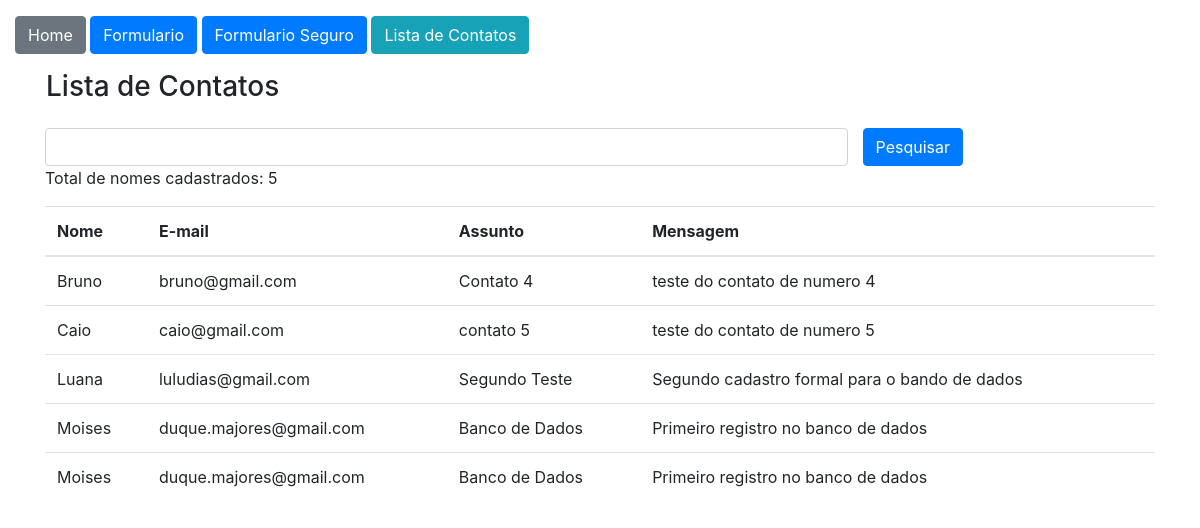
Page /contato/lista on the earlier database version.
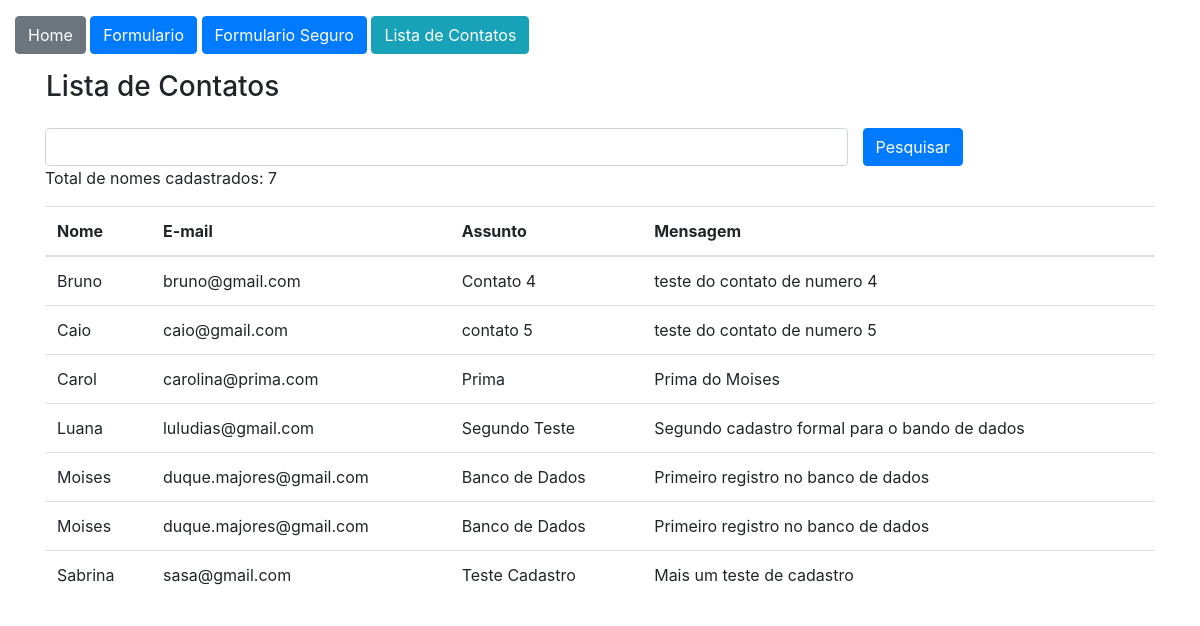
Same page on the later database version.
### app/models.py (models this page shows)
class Contato(db.Model):
    id = db.Column(db.Integer, primary_key=True)
    nome = db.Column(db.String, nullable=True)
    email = db.Column(db.String, nullable=True)
    assunto = db.Column(db.String, nullable=True)
    mensagem = db.Column(db.String, nullable=True)

### app/views.py (the view)
@app.route('/contato/lista')
def contatoLista():
    if request.method == 'GET':
        pesquisa = request.args.get('pesquisa', '')
    dados = Contato.query.order_by('nome')
    if pesquisa != '':
        dados = dados.filter_by(nome=pesquisa)
    context = {'dados':dados.all()}
    pessoas = Contato.query.all()
    quantidade = len(pessoas)
    for linha in dados:
        print(linha.nome)
    return render_template('contato_lista.html', context=context, pessoas=pessoas, quantidade=quantidade)

### app/templates/contato_lista.html
{% extends 'base.html' %}
{% block content %}
    {% include 'nav.html' %}
    <div class="container">
        <div class="row">
            <label for="pesquisa" class="m-3"><h3>Lista de Contatos</h3></label>
            <form method="get" class="row col-12">
                <div class="col-9">
                    <input type="text" name="pesquisa" id="pesquisa" class="form-control">
                </div>
                <div class="row col-3">
                    <button type="submit" class="btn btn-primary ">Pesquisar</button>
                </div>
            </form>
            <div class="col-12">
                <p>Total de nomes cadastrados: {{ quantidade }}</p>
            </div>
            <div class="col-12">
                <table class="table">
                    <thead>
                        <tr>
                            <th>Nome</th>
                            <th>E-mail</th>
                            <th>Assunto</th>
                            <th>Mensagem</th>
                        </tr>
                    </thead>
                    <tbody>
                        {% for linha in context['dados'] %}
                        <tr>
                            <td>{{linha.nome}}</td>
                            <td>{{linha.email}}</td>
                            <td>{{linha.assunto}}</td>
                            <td>{{linha.mensagem}}</td>
                        </tr>
                        {% endfor %}
                    </tbody>
                </table>
            </div>
        </div>
    </div>
{% endblock %}

### app/templates/base.html (shortened to what this page needs)
<!DOCTYPE html>
<html lang="pt-br">
<head>
    <link rel="stylesheet" href="https://stackpath.bootstrapcdn.com/bootstrap/4.1.3/css/bootstrap.min.css">
</head>
<body>
    <section class="container-fluid mt-3">
        {% block content %} {% endblock %}
    </section>
</body>
</html>

### app/templates/nav.html
    <div>
        <a href="/" class="btn btn-secondary">Home</a>
        <a href="{{url_for('formulario_old')}}" class="btn btn-primary">Formulario</a>
        <a href="{{url_for('formulario_form')}}" class="btn btn-primary">Formulario Seguro</a>
        <a href="{{url_for('contatoLista')}}" class="btn btn-info">Lista de Contatos</a>
    </div>

Differences in the rows shown:
added Contato: nome "Carol", email "carolina@prima.com", assunto "Prima", mensagem "Prima do Moises"
added Contato: nome "Sabrina", email "sasa@gmail.com", assunto "Teste Cadastro", mensagem "Mais um teste de cadastro"
Other differences:
{{ quantidade }}: "5" → "7"
